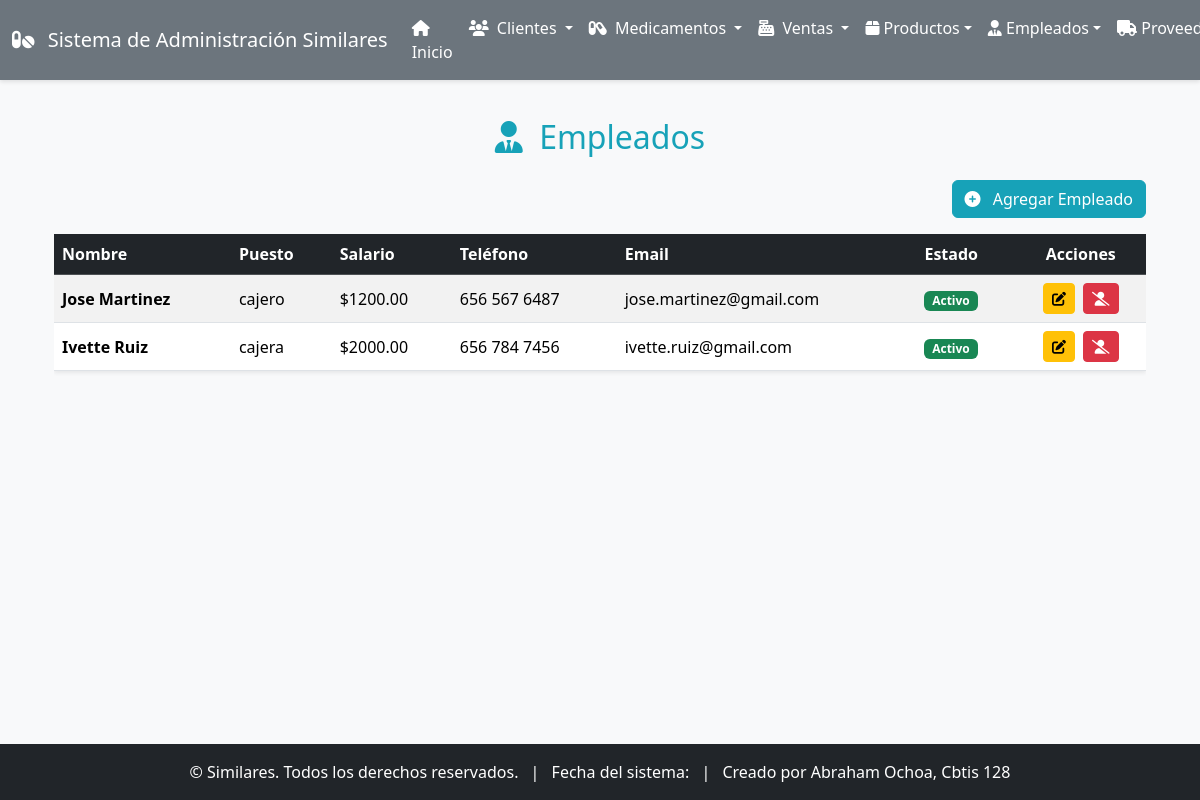
/empleados/, run on the app's committed database.
### app_Similares/models.py (models this page shows, shortened)
class Empleado(models.Model):
    nombre = models.CharField(max_length=50, verbose_name="Nombre")
    apellido = models.CharField(max_length=50, verbose_name="Apellido")
    puesto = models.CharField(max_length=50, verbose_name="Puesto")
    fecha_contratacion = models.DateField(verbose_name="Fecha de Contratación")
    salario = models.DecimalField(max_digits=10, decimal_places=2, verbose_name="Salario")
    telefono = models.CharField(max_length=15, verbose_name="Teléfono")
    email = models.EmailField(verbose_name="Email")
    activo = models.BooleanField(default=True, verbose_name="Activo")
    class Meta:
        verbose_name = "Empleado"
        verbose_name_plural = "Empleados"

### app_Similares/views.py (the view)
# urls.py: path('empleados/', views.ver_empleados, name='ver_empleados'),
def ver_empleados(request):
    empleados = Empleado.objects.filter(activo=True).order_by('apellido')
    return render(request, 'app_Similares/empleados/ver_empleados.html', {'empleados': empleados})

### app_Similares/templates/app_Similares/empleados/ver_empleados.html (shortened to what this page needs)
{% extends 'app_Similares/base.html' %}
{% block content %}
<div class="container mt-4">
    <h2 class="mb-4 text-center" style="color: #17a2b8;"><i class="fas fa-user-tie me-2"></i> Empleados</h2>
    <div class="text-end mb-3">
        <a href="{% url 'agregar_empleado' %}" class="btn btn-info text-white">
            <i class="fas fa-plus-circle me-2"></i> Agregar Empleado
        </a>
    </div>
    {% if empleados %}
    <div class="table-responsive">
        <table class="table table-striped table-hover align-middle">
            <thead class="table-dark">
                <tr>
                    <th>Nombre</th>
                    <th>Puesto</th>
                    <th>Salario</th>
                    <th>Teléfono</th>
                    <th>Email</th>
                    <th>Estado</th>
                    <th class="text-center">Acciones</th>
                </tr>
            </thead>
            <tbody>
                {% for e in empleados %}
                <tr>
                    <td><strong>{{ e.nombre }} {{ e.apellido }}</strong></td>
                    <td>{{ e.puesto }}</td>
                    <td>${{ e.salario|floatformat:2 }}</td>
                    <td>{{ e.telefono }}</td>
                    <td>{{ e.email }}</td>
                    <td>
                        {% if e.activo %}
                        <span class="badge bg-success">Activo</span>
                        {% else %}
                        <span class="badge bg-secondary">Inactivo</span>
                        {% endif %}
                    </td>
                    <td class="text-center">
                        <a href="{% url 'actualizar_empleado' e.pk %}" class="btn btn-warning btn-sm me-1" title="Editar">
                            <i class="fas fa-edit"></i>
                        </a>
                        <a href="{% url 'borrar_empleado' e.pk %}" class="btn btn-danger btn-sm" title="Desactivar"
                            onclick="return confirm('¿Desactivar empleado?')">
                            <i class="fas fa-user-slash"></i>
                        </a>
                    </td>
                </tr>
                {% endfor %}
            </tbody>
        </table>
    </div>
    {% else %}
    <div class="alert alert-info text-center">
        No hay empleados activos. <a href="{% url 'agregar_empleado' %}">¡Contrata uno!</a>
    </div>
    {% endif %}
</div>
{% endblock %}

### app_Similares/templates/app_Similares/base.html (style rules this page uses)
body { display: flex; flex-direction: column; min-height: 100vh; background-color: #f8f9fa; }
.table { background-color: #ffffff; box-shadow: 0 0.125rem 0.25rem rgba(0,0,0,.075); }
.table-striped tbody tr:nth-of-type(odd) { background-color: rgba(0,0,0,.05); }
.btn-info { background-color: #17a2b8; border-color: #17a2b8; }
.btn-warning { background-color: #ffc107; border-color: #ffc107; }
.btn-danger { background-color: #dc3545; border-color: #dc3545; }

### data on the page
Empleado: nombre "Jose", apellido "Martinez", puesto "cajero", salario "1200.00", telefono "656 567 6487", email "jose.martinez@gmail.com", activo "Activo"
Empleado: nombre "Ivette", apellido "Ruiz", puesto "cajera", salario "2000.00", telefono "656 784 7456", email "ivette.ruiz@gmail.com", activo "Activo"
